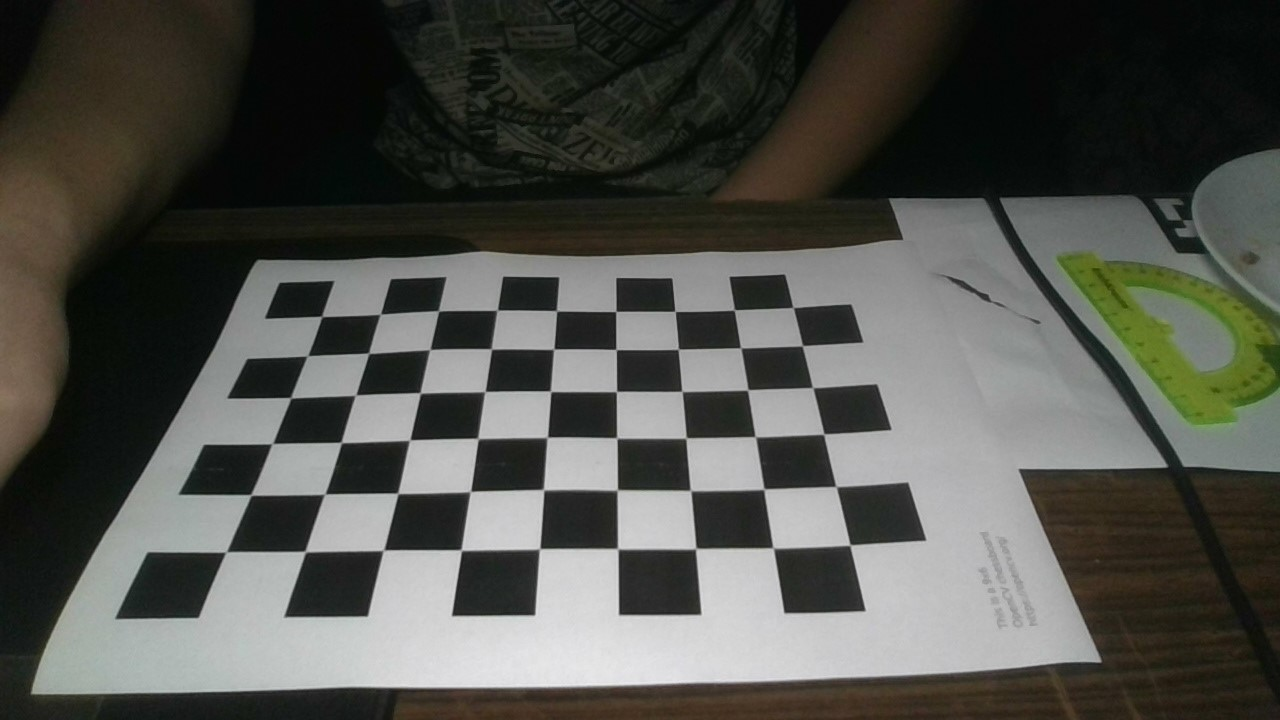
#> input picture calibration_images/WIN_20250514_03_30_38_Pro.jpg, 1280 x 720 px; its folder holds only this picture in this run
$ python calibration.py
#> lines starting #> are read from the running program, lines starting #| are printed output that depends on the picture; after the words box and inside, x2 and y2 are one past the last pixel; in counts of white or black regions, pixels touching at a corner belong together; long printed decimals are rounded
import cv2
import numpy as np
import glob

# Размер шахматной доски
chessboard_size = (9, 6)
square_size = 0.025  # размер квадрата в метрах

# Генерация координат точек в 3D (Z=0, потому что доска плоская)
objp = np.zeros((np.prod(chessboard_size), 3), np.float32)
objp[:, :2] = np.indices(chessboard_size).T.reshape(-1, 2)
objp *= square_size

# Массивы для хранения точек
objpoints = []  # 3D точки
imgpoints = []  # 2D точки

# Загрузка всех изображений
images = glob.glob('calibration_images/*.jpg')  # Путь к папке с фото

for fname in images:
    img = cv2.imread(fname)
#> img is the input picture: shape (720, 1280, 3); mean B, G, R 75.7, 81.3, 80.4
    gray = cv2.cvtColor(img, cv2.COLOR_BGR2GRAY)
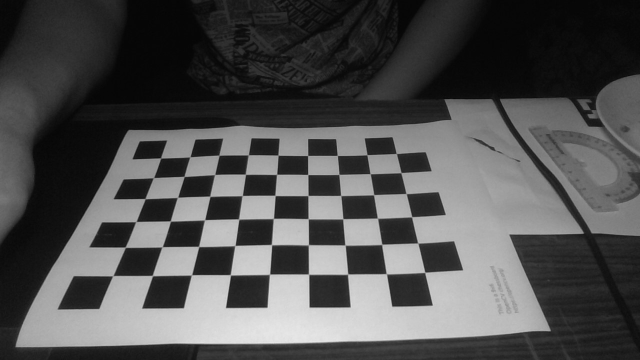
#> gray: shape (720, 1280) (shown at 1/2 size); min 3, max 236, mean 80.4

    # Поиск углов
    ret, corners = cv2.findChessboardCorners(gray, chessboard_size, None)
#> ret = True; corners = 54 rows, first 8: [322, 316.5], [380.7, 313.8], [438.7, 311.1], [497.7, 309.8], [556.7, 311.1], [615.9, 311.4], [675.1, 311.3], [734.2, 309.7]

    if ret:
        objpoints.append(objp)
        imgpoints.append(corners)

        # Отрисовка углов
        cv2.drawChessboardCorners(img, chessboard_size, corners, ret)
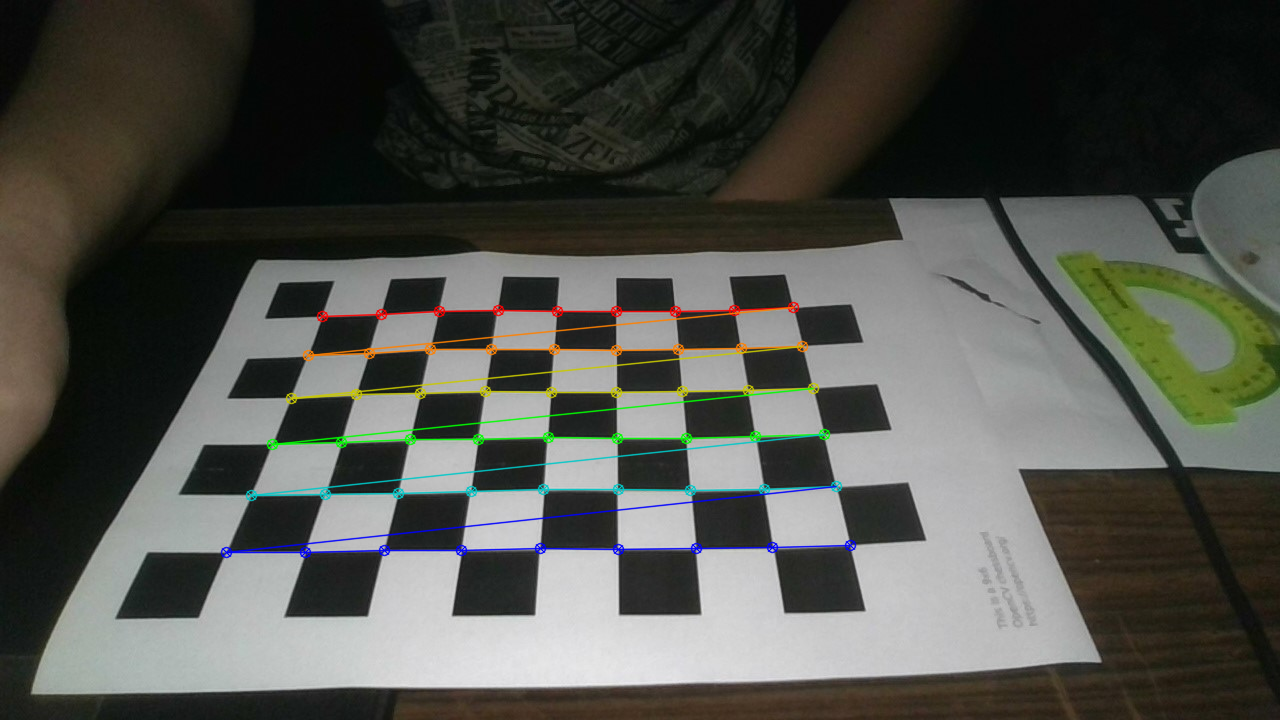
#> img: shape (720, 1280, 3); 2.36% of pixels changed, all inside (x1, y1, x2, y2) = (220, 301, 857, 559)
        cv2.imshow('Corners', img)
        cv2.waitKey(100)

cv2.destroyAllWindows()

# Калибровка
ret, camera_matrix, dist_coeffs, rvecs, tvecs = cv2.calibrateCamera(
    objpoints, imgpoints, gray.shape[::-1], None, None)
#> ret = 1.23; camera_matrix = [[331.2, 0, 628.1], [0, 228.4, 378.5], [0, 0, 1]]; dist_coeffs = [[-0.029, 0.0202, 0.00235, -0.00428, -0.00398]]; rvecs = ([-0.27, 0.0138, -0.017],); tvecs = ([-0.13, -0.0391, 0.14],)

# Сохранение параметров
np.savez('camera_calibration.npz',
         camera_matrix=camera_matrix,
         dist_coeffs=dist_coeffs)

print("Калибровка завершена.")
print("Матрица камеры:\n", camera_matrix)
#| Матрица камеры:
#|  [[331.166   0.         628.111 ]
#|  [  0.         228.400 378.488]
#|  [  0.           0.           1.        ]]
print("Коэффициенты искажения:\n", dist_coeffs)
#| Коэффициенты искажения:
#|  [[-0.02901  0.02022   0.002346 -0.00428 -0.003984]]

$ run again, on calibration_images/WIN_20250514_03_31_02_Pro.jpg
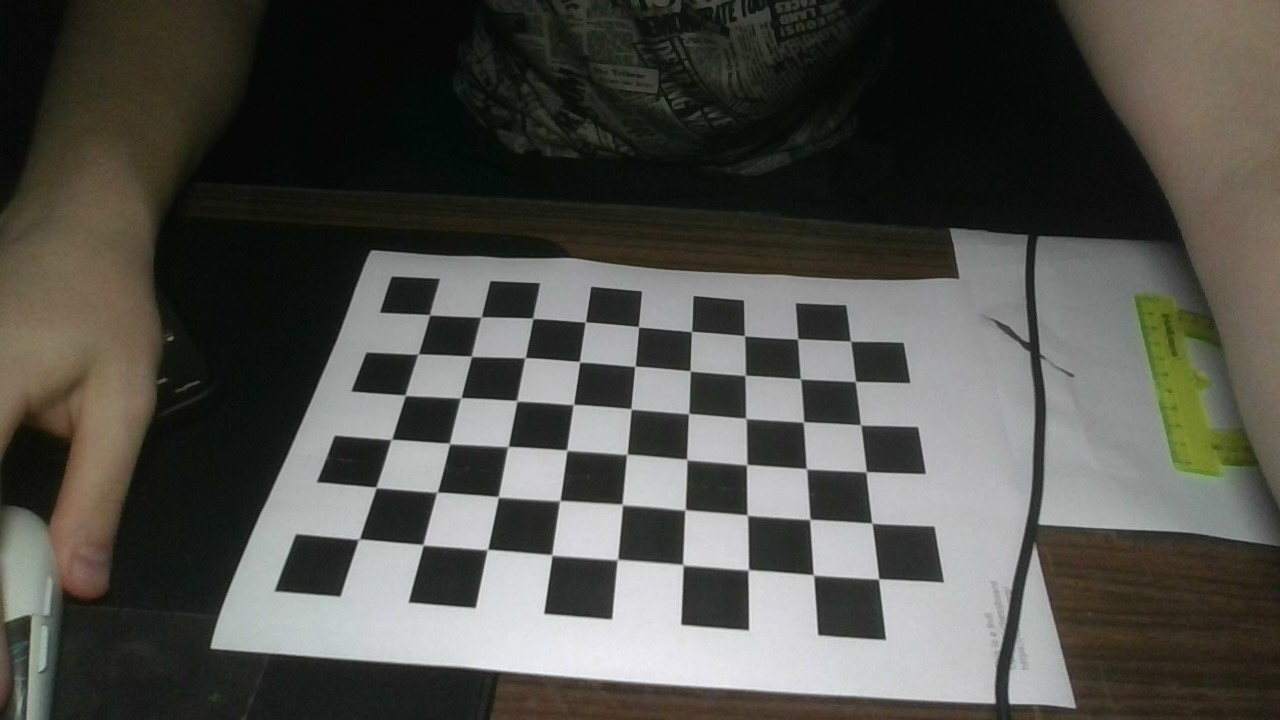
#> input picture calibration_images/WIN_20250514_03_31_02_Pro.jpg, 1280 x 720 px
#> img is the input picture: shape (720, 1280, 3); mean B, G, R 75, 80.6, 80.7
#> `gray = cv2.cvtColor(img, cv2.COLOR_BGR2GRAY)`:
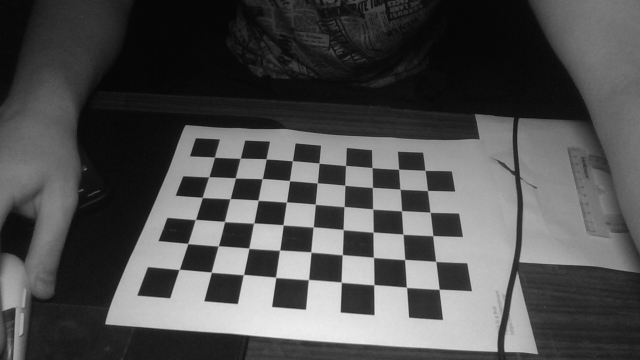
#> gray: shape (720, 1280) (shown at 1/2 size); min 4, max 245, mean 80.1
#> `ret, corners = cv2.findChessboardCorners(gray, chessboard_size, None)`: ret = True; corners = 54 rows, first 8: [429.7, 314.8], [481.7, 316.6], [532.8, 318.3], [585, 321.9], [638.7, 327], [691.5, 331.5], [744.3, 335.5], [797.5, 339]
#> `cv2.drawChessboardCorners(img, chessboard_size, corners, ret)`:
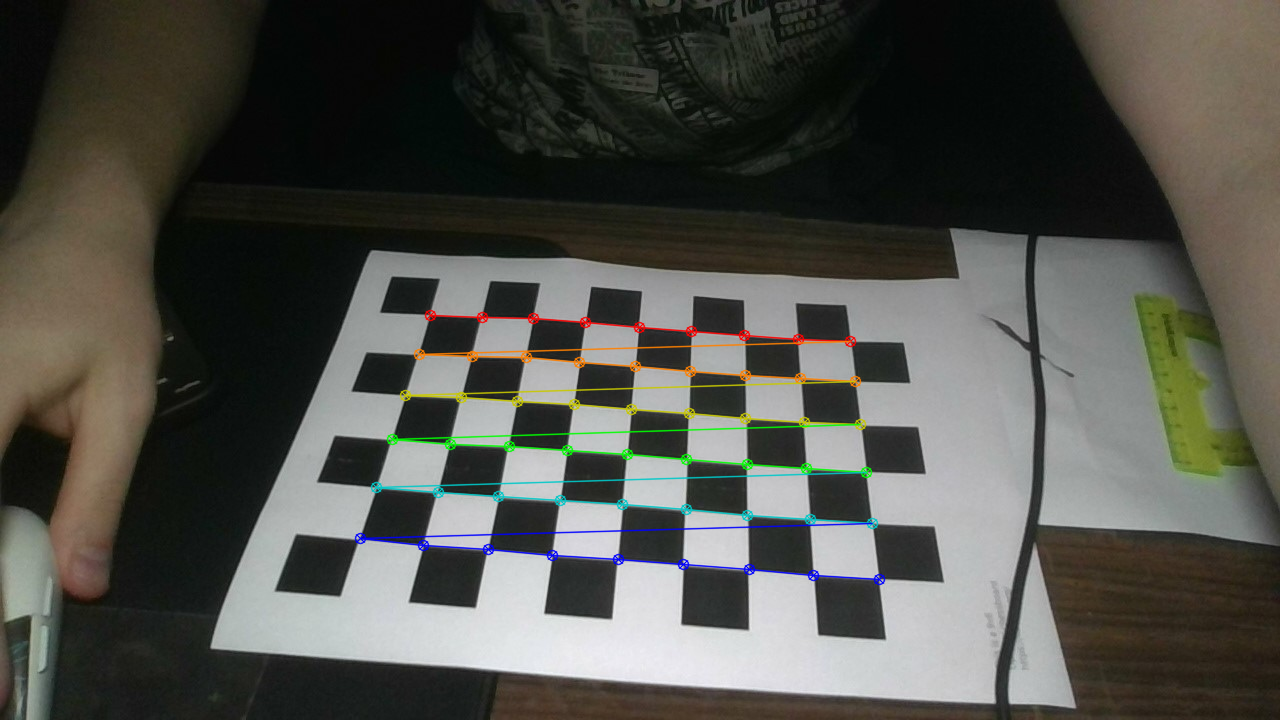
#> img: shape (720, 1280, 3); 2.11% of pixels changed, all inside (x1, y1, x2, y2) = (354, 309, 886, 586)
#> `ret, camera_matrix, dist_coeffs, rvecs, tvecs = cv2.calibrateCamera( o..`: ret = 0.936; camera_matrix = [[1211.3, 0, 616.7], [0, 1760.4, 381.9], [0, 0, 1]]; dist_coeffs = [[-0.615, 14.44, 0.0169, -0.00697, -142.1]]; rvecs = ([-1.03, 0.0365, 0.0764],); tvecs = ([-0.0893, -0.0224, 0.575],)
#| Матрица камеры:
#|  [[1.21129807e+03 0.00000000e+00 6.16673182e+02]
#|  [0.00000000e+00 1.76041237e+03 3.81878763e+02]
#|  [0.00000000e+00 0.00000000e+00 1.00000000e+00]]
#| Коэффициенты искажения:
#|  [[-6.15376648e-01  1.44401223e+01  1.68700749e-02 -6.96748905e-03
#|   -1.42082349e+02]]

$ run again, on calibration_images/WIN_20250514_03_31_14_Pro.jpg
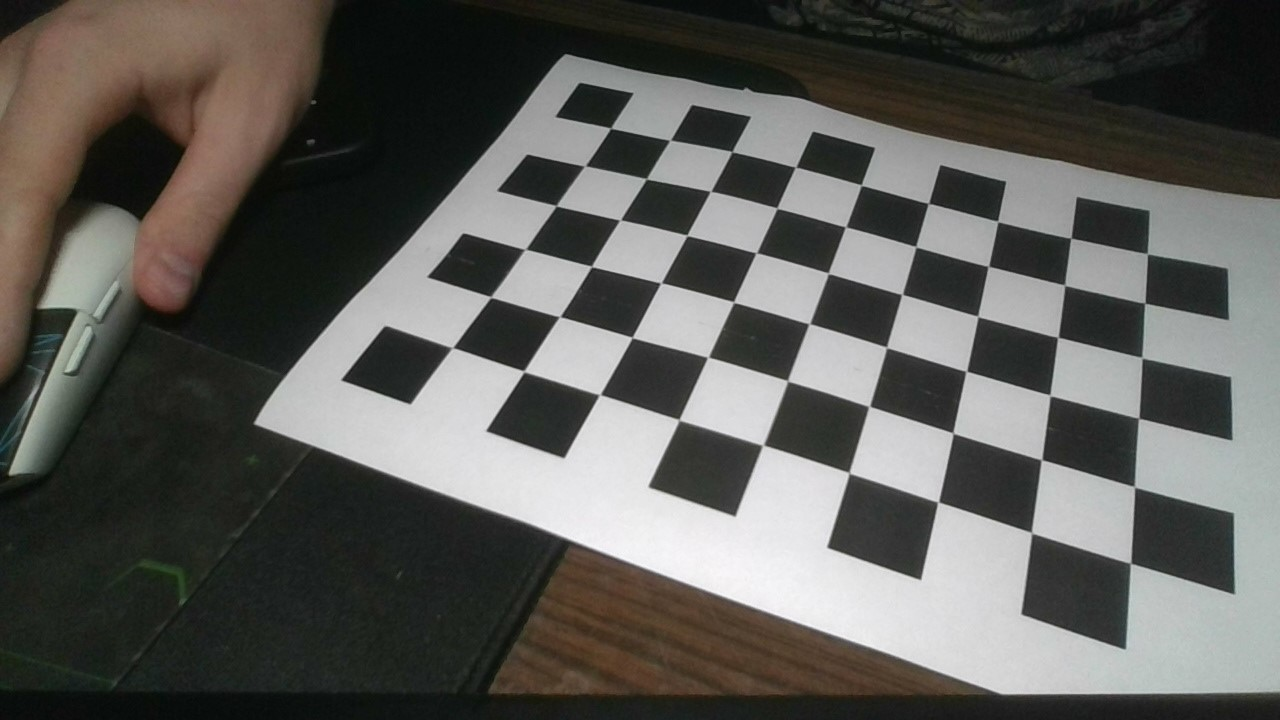
#> input picture calibration_images/WIN_20250514_03_31_14_Pro.jpg, 1280 x 720 px
#> img is the input picture: shape (720, 1280, 3); mean B, G, R 87.3, 91.2, 91.8
#> `gray = cv2.cvtColor(img, cv2.COLOR_BGR2GRAY)`:
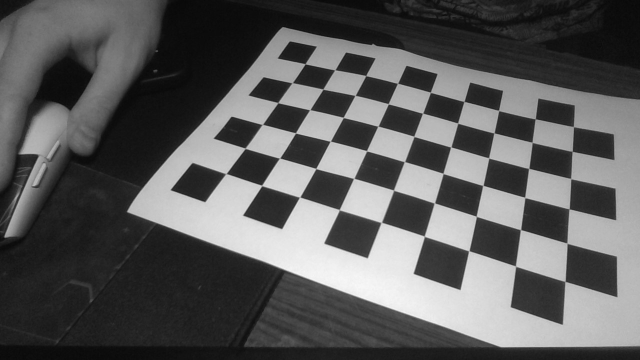
#> gray: shape (720, 1280) (shown at 1/2 size); min 4, max 250, mean 91
#> `ret, corners = cv2.findChessboardCorners(gray, chessboard_size, None)`: ret = True; corners = 54 rows, first 8: [610.7, 128.1], [670.1, 140.2], [731.8, 151.7], [795.6, 167.3], [861.3, 185], [928.2, 203.5], [997.7, 221.4], [1070.8, 238]
#> `cv2.drawChessboardCorners(img, chessboard_size, corners, ret)`:
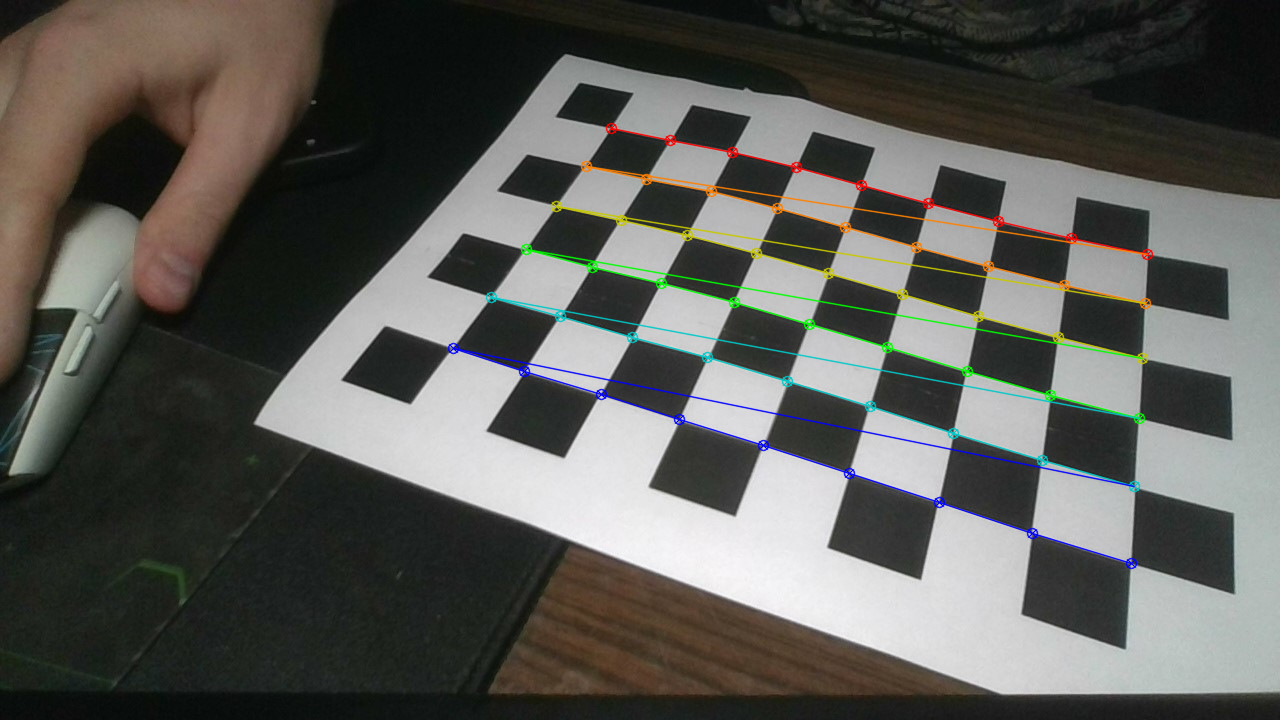
#> img: shape (720, 1280, 3); 2.61% of pixels changed, all inside (x1, y1, x2, y2) = (447, 122, 1154, 570)
#> `ret, camera_matrix, dist_coeffs, rvecs, tvecs = cv2.calibrateCamera( o..`: ret = 1.31; camera_matrix = [[877.8, 0, 635.3], [0, 923.1, 455.7], [0, 0, 1]]; dist_coeffs = [[-0.17, 0.0989, 0.0045, 0.0046, 0.284]]; rvecs = ([-0.643, 0.142, 0.366],); tvecs = ([-0.00973, -0.124, 0.34],)
#| Матрица камеры:
#|  [[877.769   0.         635.277]
#|  [  0.         923.115 455.731]
#|  [  0.           0.           1.        ]]
#| Коэффициенты искажения:
#|  [[-0.17  0.09894   0.004503  0.004603  0.2843]]
